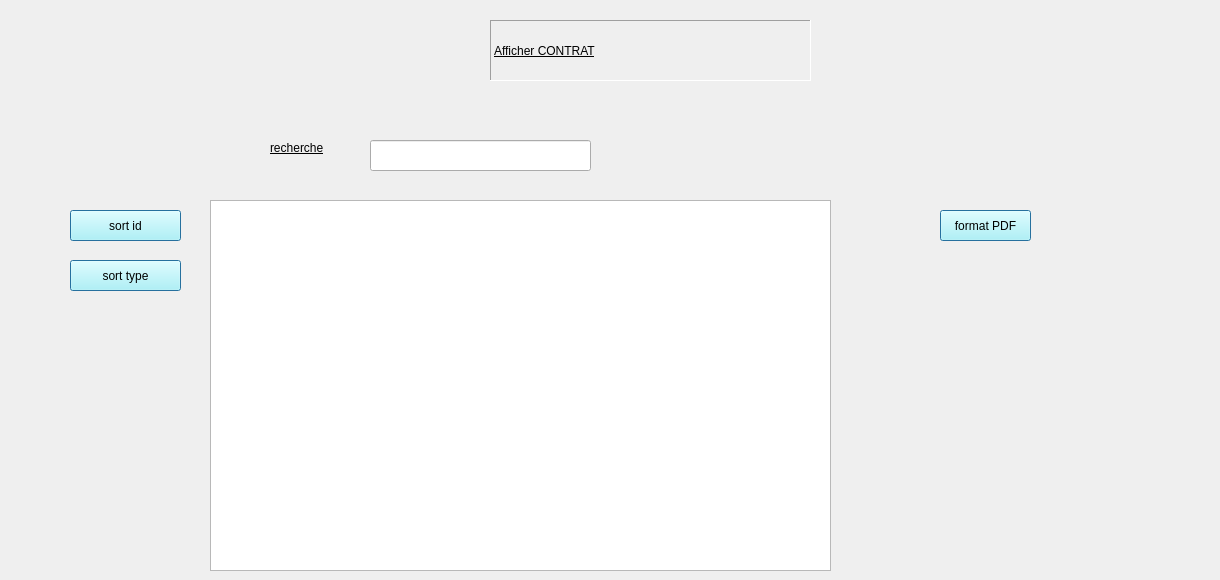
      <widget class="QWidget" name="table_2">
       <attribute name="title">
        <string>afficher contrat</string>
       </attribute>
       <widget class="QTableView" name="tableView_c">
        <property name="geometry">
         <rect>
          <x>210</x>
          <y>200</y>
          <width>621</width>
          <height>371</height>
         </rect>
        </property>
       </widget>
       <widget class="QPushButton" name="pushButton_4">
        <property name="geometry">
         <rect>
          <x>70</x>
          <y>210</y>
          <width>111</width>
          <height>31</height>
         </rect>
        </property>
        <property name="styleSheet">
         <string notr="true">background-color: rgb(170, 255, 255);</string>
        </property>
        <property name="text">
         <string>sort id</string>
        </property>
        <property name="default">
         <bool>true</bool>
        </property>
       </widget>
       <widget class="QPushButton" name="pushButton_6">
        <property name="geometry">
         <rect>
          <x>70</x>
          <y>260</y>
          <width>111</width>
          <height>31</height>
         </rect>
        </property>
        <property name="styleSheet">
         <string notr="true">background-color: rgb(170, 255, 255);</string>
        </property>
        <property name="text">
         <string>sort type</string>
        </property>
        <property name="default">
         <bool>true</bool>
        </property>
       </widget>
       <widget class="QPushButton" name="pushButton_7">
        <property name="geometry">
         <rect>
          <x>940</x>
          <y>210</y>
          <width>91</width>
          <height>31</height>
         </rect>
        </property>
        <property name="styleSheet">
         <string notr="true">background-color: rgb(170, 255, 255);</string>
        </property>
        <property name="text">
         <string>format PDF</string>
        </property>
        <property name="default">
         <bool>true</bool>
        </property>
       </widget>
       <widget class="QLineEdit" name="lineEditFilter">
        <property name="geometry">
         <rect>
          <x>370</x>
          <y>140</y>
          <width>221</width>
          <height>31</height>
         </rect>
        </property>
       </widget>
       <widget class="QLabel" name="label_33">
        <property name="geometry">
         <rect>
          <x>600</x>
          <y>140</y>
          <width>51</width>
          <height>31</height>
         </rect>
        </property>
        <property name="text">
         <string/>
        </property>
        <property name="pixmap">
         <pixmap>../../chercher.png</pixmap>
        </property>
        <property name="scaledContents">
         <bool>true</bool>
        </property>
       </widget>
       <widget class="QLabel" name="label_17">
        <property name="geometry">
         <rect>
          <x>270</x>
          <y>140</y>
          <width>91</width>
          <height>16</height>
         </rect>
        </property>
        <property name="styleSheet">
         <string notr="true">font: 75 14pt &quot;MS Shell Dlg 2&quot;;
text-decoration: underline;</string>
        </property>
        <property name="text">
         <string>recherche</string>
        </property>
       </widget>
       <widget class="QLabel" name="label_34">
        <property name="geometry">
         <rect>
          <x>900</x>
          <y>210</y>
          <width>31</width>
          <height>31</height>
         </rect>
        </property>
        <property name="text">
         <string/>
        </property>
        <property name="pixmap">
         <pixmap>../../pdf.png</pixmap>
        </property>
        <property name="scaledContents">
         <bool>true</bool>
        </property>
       </widget>
       <widget class="QLabel" name="label_40">
        <property name="geometry">
         <rect>
          <x>430</x>
          <y>30</y>
          <width>51</width>
          <height>41</height>
         </rect>
        </property>
        <property name="text">
         <string/>
        </property>
        <property name="pixmap">
         <pixmap>../../afficher icon.png</pixmap>
        </property>
        <property name="scaledContents">
         <bool>true</bool>
        </property>
       </widget>
       <widget class="QLabel" name="label_43">
        <property name="geometry">
         <rect>
          <x>490</x>
          <y>20</y>
          <width>321</width>
          <height>61</height>
         </rect>
        </property>
        <property name="styleSheet">
         <string notr="true">font: 75 28pt &quot;MS Shell Dlg 2&quot;;
text-decoration: underline;</string>
        </property>
        <property name="frameShape">
         <enum>QFrame::Panel</enum>
        </property>
        <property name="frameShadow">
         <enum>QFrame::Sunken</enum>
        </property>
        <property name="text">
         <string>Afficher CONTRAT</string>
        </property>
       </widget>
       <widget class="QLabel" name="label_49">
        <property name="geometry">
         <rect>
          <x>1130</x>
          <y>0</y>
          <width>81</width>
          <height>81</height>
         </rect>
        </property>
        <property name="text">
         <string/>
        </property>
        <property name="pixmap">
         <pixmap>../../../Downloads/logo-removebg-preview.png</pixmap>
        </property>
        <property name="scaledContents">
         <bool>true</bool>
        </property>
       </widget>
      </widget>
